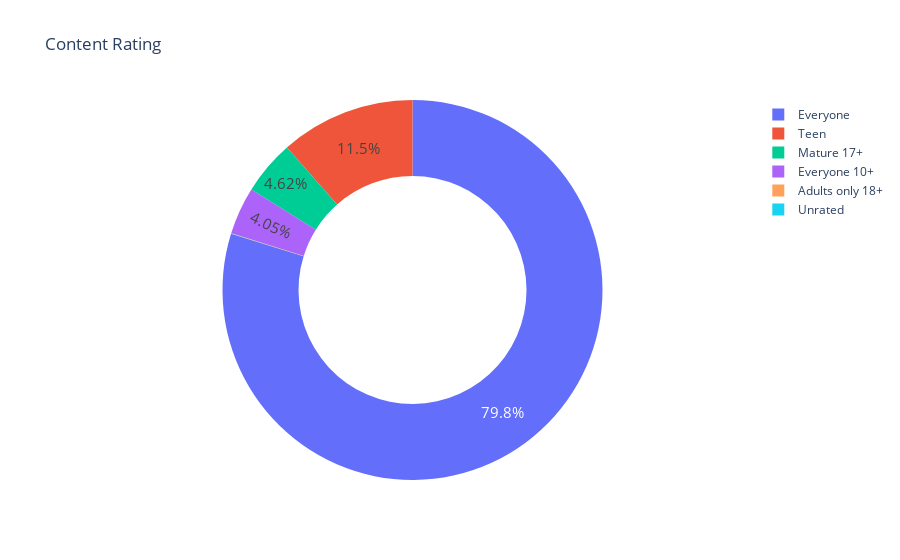

This figure's notebook cell:
### Code cell
fig = px.pie(labels=ratings.index, values=ratings.values, title='Content Rating', names=ratings.index, hole=0.6)
fig.update_traces(textposition='inside', textfont_size=15, textinfo='percent')
fig.show()

### Figure 1 — Plotly figure (JSON) as saved in the notebook; plotly's stock layout.template omitted (floating-point values rounded to 4 significant figures)
{"data": [{"domain": {"x": [0, 1], "y": [0, 1]}, "hole": 0.6, "hovertemplate": "label=%{label}<br>value=%{value}<extra></extra>", "labels": ["Everyone", "Teen", "Mature 17+", "Everyone 10+", "Adults only 18+", "Unrated"], "legendgroup": "", "name": "", "showlegend": true, "textfont": {"size": 15}, "textinfo": "percent", "textposition": "inside", "type": "pie", "values": [7094, 1022, 411, 360, 3, 1]}], "layout": {"autosize": true, "legend": {"tracegroupgap": 0}, "title": {"text": "Content Rating"}}}
